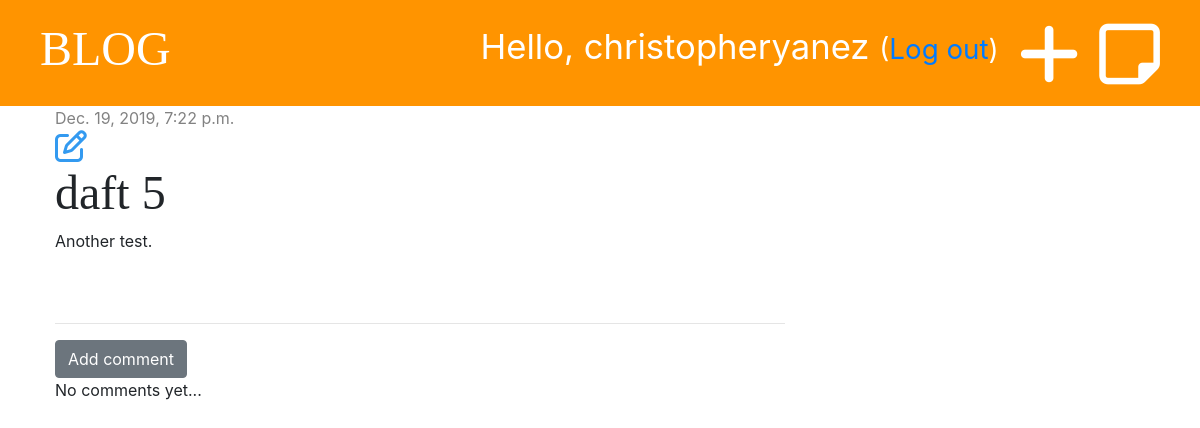
Page /post/7/ (signed in) on the committed database.
### blog/models.py (models this page shows, shortened)
class Post(models.Model):
    author = models.ForeignKey('auth.User', on_delete=models.CASCADE)
    title = models.CharField(max_length=200)
    text = models.TextField()
    created_date = models.DateTimeField(default=timezone.now)
    published_date = models.DateTimeField(blank=True, null=True)

### blog/views.py (the view)
# urls.py: path('post/<int:pk>/', views.post_detail, name='post_detail'),
def post_detail(request, pk):
    post = get_object_or_404(Post, pk=pk)
    stuff_for_frontend = {'post': post}
    return render(request, 'blog/post_detail.html', stuff_for_frontend)

### blog/templates/blog/post_detail.html (shortened to what this page needs)
{% extends 'blog/base.html' %}
{% block content %}
    <div class="post">
        {% if post.published_date %}
            <div class="date">
                {{ post.published_date }}
            </div>
        {% else %}
            <a href="{% url 'post_publish' pk=post.pk %}" class="btn btn-primary">Publish</a>
        {% endif %}
        {% if user.is_authenticated %}
            <a href="{% url 'post_edit' pk=post.pk %}"><i class="far fa-edit fa-2x" style="color: #339af0"></i></a>
        {% endif %}
        <h1>{{ post.title }}</h1>
        <p>{{ post.text|linebreaksbr }}</p>
    </div>
    <hr>
    <a href="{% url 'add_comment_to_post' pk=post.pk %}" class="btn btn-secondary">Add comment</a>
    {% for comment in post.comments.all %}
        <div class="comment">
            <div class="date">
                {{ comment.created_date }}
            </div>
            <a href="{% url 'comment_remove' pk=comment.pk %}"><i class="fas fa-trash"></i></a>
            <strong>{{ comment.author }}</strong>
            <p>{{ comment.text }}</p>
        </div>
    {% empty %}
        <p>No comments yet...</p>
    {% endfor %}
{% endblock %}

### blog/templates/blog/base.html (shortened to what this page needs)
{% load staticfiles %}
<!DOCTYPE html>
<html lang="en">
<head>
    <link rel="stylesheet" href="https://stackpath.bootstrapcdn.com/bootstrap/4.4.1/css/bootstrap.min.css">
    <link rel="stylesheet" href="{% static 'css/blog.css' %}">
</head>
<body>
<div class="page-header">
    {% if user.is_authenticated %}
        <a href="{% url 'post_draft_list' %}" class="top-menu"><i class="far fa-sticky-note fa-2x"></i></a>
        <a href="{% url 'post_new' %}" class="top-menu"><i class="fas fa-plus fa-2x"></i></a>
        <p class="top-menu">Hello, {{ user.username }} <small>(<a href="{% url 'logout' %}">Log out</a>)</small></p>
    {% else %}
        <a href="{% url 'login' %}" class="top-menu"><i class="fas fa-sign-in-alt fa-2x"></i></a>
    {% endif %}
    <h1><a href="{% url 'post_list' %}">BLOG</a></h1>
</div>
<div class="content container">
    <div class="row">
        <div class="col-md-8">
            {% block content %}
            {% endblock %}
        </div>
    </div>
</div>
</body>
</html>

### blog/static/css/blog.css (style rules this page uses)
.page-header { background-color: #ff9400; margin-top: 0; padding: 20px 20px 20px 40px; }
.page-header h1, .page-header h1 a { color: #ffffff; font-size: 36pt; text-decoration: none; }
.content { margin-left: 40px; }
h1, h2, h3, h4 { font-family: 'Tangerine', 'Droid Sans', serif; font-size: 48px; }
.date { color: #828282; }
.post { margin-bottom: 70px; }
.top-menu, .top-menu:hover { color: #ffffff; float: right; font-size: 26pt; margin-right: 20px; }

### rows in the picture
Post: published_date "Dec. 19, 2019, 7:22 p.m.", title "daft 5", text "Another test."

### other values in the picture
{{ user.username }} "christopheryanez"
